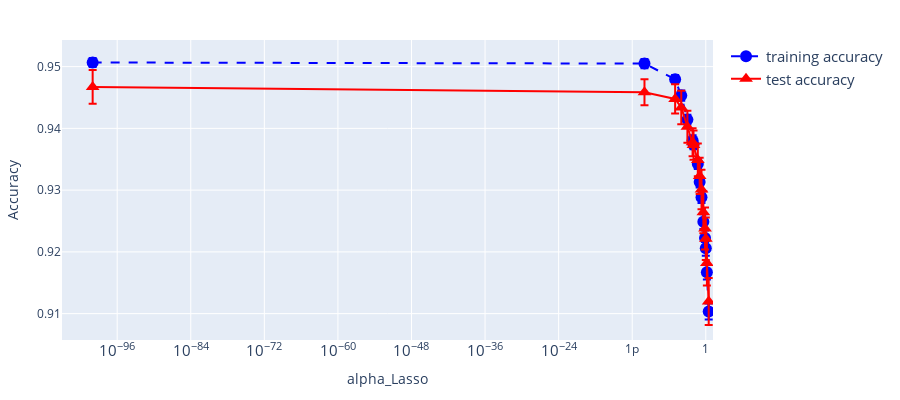

The notebook cell saved with this chart:
### Code cell
import plotly.graph_objects as go
import numpy as np  # only if you still need it

training_mean = all_training.mean(axis=1)
training_std = all_training.std(axis=1)
test_mean = all_test.mean(axis=1)
test_std = all_test.std(axis=1)

fig = go.Figure()

fig.add_trace(
    go.Scatter(
        x=alpha_parameter,
        y=training_mean,
        mode="lines+markers",
        name="training accuracy",
        marker=dict(symbol="circle", size=12, color="blue"),
        line=dict(color="blue", dash="dash"),
        error_y=dict(type="data", array=training_std, visible=True),
    )
)

fig.add_trace(
    go.Scatter(
        x=alpha_parameter,
        y=test_mean,
        mode="lines+markers",
        name="test accuracy",
        marker=dict(symbol="triangle-up", size=12, color="red"),
        line=dict(color="red"),
        error_y=dict(type="data", array=test_std, visible=True),
    )
)

fig.update_layout(
    width=900,
    height=400,
    xaxis=dict(
        title="alpha_Lasso",
        type="log",          # log-scale x-axis
        range=[np.log10(0.00001*10e-101), np.log10(15)],  # equivalent to plt.xlim(0.1, 15); ensure > 0
    ),
    yaxis=dict(title="Accuracy"),
    legend=dict(font=dict(size=15)),
    margin=dict(l=60, r=20, t=40, b=60),
)

fig.show()

### Figure 1 — Plotly figure (JSON) as saved in the notebook; plotly's stock layout.template omitted (floating-point values rounded to 4 significant figures)
{"data": [{"error_y": {"array": [0.0007399, 0.0007412, 0.0007034, 0.0008223, 0.0007985, 0.0008393, 0.0007384, 0.0007985, 0.0008657, 0.0009208, 0.001189, 0.001226, 0.001234, 0.001188, 0.001296], "type": "data", "visible": true}, "line": {"color": "blue", "dash": "dash"}, "marker": {"color": "blue", "size": 12, "symbol": "circle"}, "mode": "lines+markers", "name": "training accuracy", "type": "scatter", "x": [1e-100, 1e-10, 1e-05, 0.0001, 0.001, 0.007, 0.01, 0.05, 0.1, 0.2, 0.4, 0.75, 1, 1.5, 3], "y": [0.9507, 0.9505, 0.9479, 0.9453, 0.9414, 0.938, 0.9373, 0.9342, 0.9313, 0.9288, 0.9249, 0.9222, 0.9206, 0.9167, 0.9104]}, {"error_y": {"array": [0.00273, 0.002107, 0.002367, 0.002713, 0.002593, 0.002276, 0.002356, 0.002648, 0.002924, 0.003206, 0.003396, 0.003388, 0.003441, 0.003672, 0.003809], "type": "data", "visible": true}, "line": {"color": "red"}, "marker": {"color": "red", "size": 12, "symbol": "triangle-up"}, "mode": "lines+markers", "name": "test accuracy", "type": "scatter", "x": [1e-100, 1e-10, 1e-05, 0.0001, 0.001, 0.007, 0.01, 0.05, 0.1, 0.2, 0.4, 0.75, 1, 1.5, 3], "y": [0.9467, 0.9459, 0.9448, 0.9434, 0.9403, 0.9377, 0.9373, 0.9349, 0.9323, 0.9301, 0.9264, 0.9238, 0.9221, 0.9182, 0.912]}], "layout": {"height": 400, "legend": {"font": {"size": 15}}, "margin": {"b": 60, "l": 60, "r": 20, "t": 40}, "width": 900, "xaxis": {"range": [-105, 1.176], "title": {"text": "alpha_Lasso"}, "type": "log"}, "yaxis": {"title": {"text": "Accuracy"}}}}
